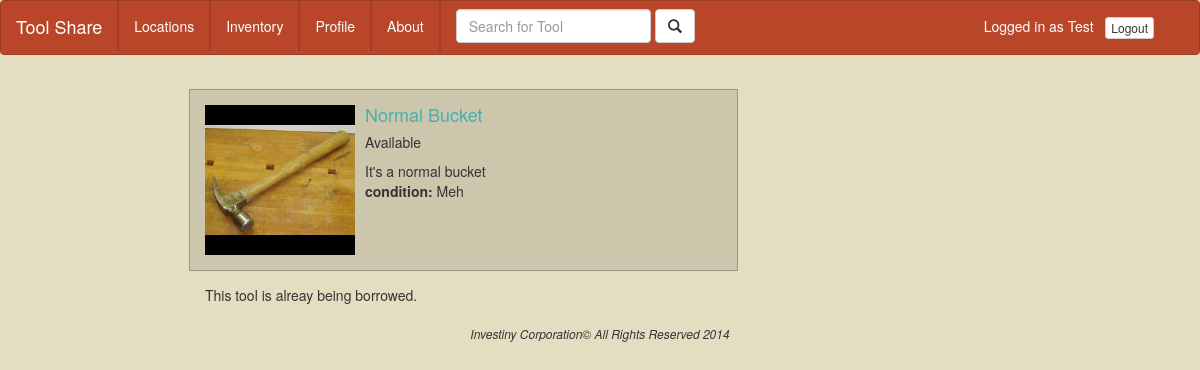
The page /tool/2/ (signed in) on the database its author committed.
### ToolShare/models.py (models this page shows, shortened)
class Tool(models.Model):
    name = models.CharField("Tool Name", max_length=50, blank=True)
    description = models.TextField("Description", blank=True, unique=True)
    condition = models.CharField("Condition", max_length=30, blank=True)
    available = models.BooleanField("Available")
    startdate = models.DateTimeField(blank=True, null=True)
    enddate = models.DateTimeField(blank=True, null=True)
    location = models.ForeignKey(Location)
    borrower = models.ForeignKey(Profile, blank=True, null=True, related_name="borrowed_tools")

### ToolShare/views.py (the view)
# urls.py: url(r'^tool/edit/(?P<toolid>\w+)/$', 'ToolShare.views.editTool', name='edittool'),
@login_required
def tool(request, toolid):
    this_tool =  get_object_or_404(Tool, pk=toolid)
    initial_date = datetime.date.today()
    if request.method == 'POST':
        if (not this_tool.location.shed):
            return redirect("/borrow_request/"+toolid)
        else:
            this_tool.borrower=Profile.objects.get(user=request.user)
            this_tool.save()
    context = {
    "tool": this_tool,
    "initial_date": "{}/{}/{}".format(initial_date.month, initial_date.day, initial_date.year)
    }
    return render(request, "ToolShare/pages/general/tool.html", context)

### ToolShare/templates/ToolShare/pages/general/tool.html (shortened to what this page needs)
{% extends "ToolShare/base/base_navbar.html" %}
{% load staticfiles %}
{% block content %}
<div class="col-md-8 col-md-offset-2">
	<div class="row"><div class="col-md-8 component_tool">
		<div class="media">
		  <a class="pull-left" href="tool/{{ tool.id }}">
		    <img class="media-object" src="{% static "./images/tools/hammer.jpg" %}" alt="hammer">
		  </a>
		  <div class="media-body">
		    <h4 class="media-heading"><a href="tool/{{ tool.id }}" /> {{ tool.name }} </a></h4>
		    {% if tool.available %}
		    <h5> Available </h5>
		    {% else %}
		    <h5>Due back:  {{ tool.enddate }} </h5>
		    {% endif %}
		    {{ tool.description }}
		    <p>
		    <b>condition:  </b>
		    {{ tool.condition }}
		    </p>
		  </div>
		</div>
	</div></div>
	{% if tool.borrower == None and tool.location.owner.user != user %}
	<form method='post' action=''>
	{% csrf_token %}
	{% if tool.location.shed %}<input type="submit" class="btn btn-xl btn-success" value="Borrow Tool">
	{% else %}<input type="submit" class="btn btn-xl btn-success" value="Request to borrow">{% endif %}
	</form>
	{% elif tool.borrower == user.profile %}
	<a class="btn btn-xl btn-info" href="{% url "returntool" toolid=tool.id %}">Return Tool</a>
	{% elif tool.location.owner.user != user %}
	This tool is alreay being borrowed.
	{% else %}
	<a class="btn btn-xl btn-warning" href="{% url "edittool" toolid=tool.id %}">Edit Tool</a>
	<a class="btn btn-xl btn-danger" href="{% url "deletetool" toolid=tool.id %}">Delete Tool</a>
	{% endif %}
</div>
{% endblock %}

### ToolShare/templates/ToolShare/base/base_navbar.html (shortened to what this page needs)
{% load staticfiles %}
<!DOCTYPE html>
<html lang="en">
  <head>
    <link href="{% static "css/bootstrap.min.css" %}" rel="stylesheet">
    <link href="css/bootstrap.min.css" rel="stylesheet">
    <link href="{% static "css/main.css" %}" rel="stylesheet">
  </head>
  <body>
<nav class="navbar navbar-default" role="navigation">
  <div class="container-fluid">
    <div class="navbar-header">
      <a class="navbar-brand" href="{% url "home" %}">Tool Share</a>
    </div>
    <div class="collapse navbar-collapse" id="bs-example-navbar-collapse-1">
      <ul class="nav navbar-nav">
        <li class="divider-vertical"></li>
        <li class={% block active_loc %}none{% endblock %}><a href="{% url "locations" %}">Locations</a></li>
        <li class="divider-vertical"></li>
        <li class={% block active_inv %}none{% endblock %}><a href="{% url "inventory" %}">Inventory</a></li>
        <li class="divider-vertical"></li>
        <li class={% block active_pro %}none{% endblock %}><a href="{% url "profile" %}">Profile</a></li>
        <li class="divider-vertical"></li>
        <li class={% block active_abo %}none{% endblock %}><a href="{% url "about" %}">About</a></li>
        <li class="divider-vertical"></li>
      </ul>
      <ul class="nav navbar-nav navbar-left">
        <form class="navbar-form navbar-left" role="search" action="/">
          <div class="form-group">
            <input type="text" class="form-control" name="SearchTool" id="SearchTool" placeholder="Search for Tool">
          </div>
          <button id="SearchToolButton" type="submit" value="search" class="btn btn-default"><span class="glyphicon glyphicon-search"></span></button>
        </form>
      </ul>
      <ul class="nav navbar-nav navbar-right">
        {% if user.is_authenticated %}
        <p class="navbar-form navbar-text">
          Logged in as {{ user.username }} &nbsp;
          <a href="/logout" class="btn btn-default btn-xs">Logout</a>
        </p>
        {% endif %}
      </ul>
    </div>
  </div>
</nav>
<div class="row">
{% block content %}{% endblock %}
</div>
<footer class="footer">
  Investiny Corporation&copy All Rights Reserved 2014
</footer>
  </body>
</html>

### ToolShare/static/css/main.css (style rules this page uses)
.component_tool { background-color: rgba(179, 175, 151, .5); padding-top:15px; padding-bottom:15px; margin-top:15px; margin-bottom:15px; outline:#999682 solid thin; }
.footer { margin-top:20px; text-align:center; font-style:italic; font-size:12px; }
.navbar .divider-vertical { height: 50px; border-right: 1px solid #a13d24; border-left: 1px solid #a13d24; }

### rows shown on the page
Tool: name "Normal Bucket", description "It's a normal bucket", condition "Meh"

### other values the page prints
{{ user.username }} "Test"
